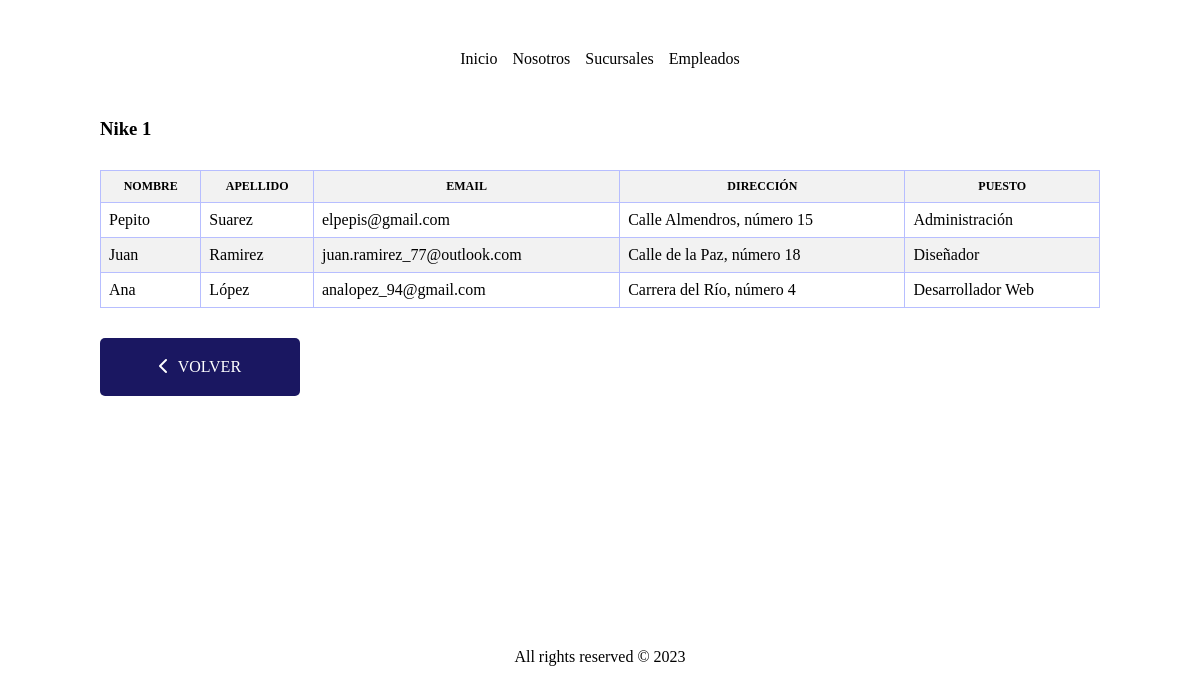
Page /empresa/sucursales/1 on the committed database.
### empresa/models.py (models this page shows, shortened)
class Fabrica(models.Model):
    nombre = models.CharField(max_length=100)
    direccion = models.CharField(max_length=250)
    codigo_postal = models.CharField(max_length=10)
    localizacion = models.ForeignKey(Localizacion, on_delete=models.CASCADE)

class Empleado(models.Model):
    nombre = models.CharField(max_length=30)
    apellido = models.CharField(max_length=30)
    dni = models.CharField(max_length=8, primary_key=True)
    email = models.EmailField(null=True)
    direccion = models.CharField(max_length=250, null=True)
    puesto = models.ForeignKey(Puesto, on_delete=models.CASCADE)
    fabrica = models.ForeignKey(Fabrica, on_delete=models.CASCADE)

class Puesto(models.Model):
    nombre = models.CharField(max_length=100)
    descripcion = models.TextField(max_length=1000)
    salario = models.ForeignKey(Salario, on_delete=models.CASCADE)

### empresa/views.py (the view)
# urls.py: path("sucursales/<int:id>", views.sucursal, name='sucursal'),
def sucursal(request, id):
    sucursal = Fabrica.objects.get(id=id)
    contexto = {
        'id':id,
        'sucursal': sucursal,
        'empleados': sucursal.empleado_set.all()
    }
    return render(request, 'sucursal.html', contexto)

### templates/sucursal.html
{% extends 'layouts/base.html' %}
{%block content%}
<h3> {{sucursal.nombre}} </h3>
<table class="tabla-sucursal">
    <thead>
        <tr>
            <th>Nombre</th>
            <th>Apellido</th>
            <th>Email</th>
            <th>Dirección</th>
            <th>Puesto</th>
        </tr>
    </thead>
    <tbody>
        {% for empleado in empleados %}
            <tr>
                <td><a href="{%url 'empleado' dni=empleado.dni%}">{{empleado.nombre}}</a></td>
                <td><a href="{%url 'empleado' dni=empleado.dni%}">{{empleado.apellido}}</a></td>
                <td>{{empleado.email}}</td>
                <td>{{empleado.direccion}}</td>
                <td>{{empleado.puesto.nombre}}</td>
            </tr>
        {%endfor%}
    </tbody>
</table>
<div class="btn-back"><a href="{%url 'sucursales' %}"> <i class="fa-solid fa-chevron-left"></i> VOLVER</a></div>
{%endblock%}

### static/style.css (style rules this page uses)
* { margin: 0; padding: 0; box-sizing: border-box; }
a { text-decoration: none; color: black; }
h3 { margin-bottom: 30px; }
table { width: 100%; border-collapse: collapse; border: 1px solid #b7beff; margin-bottom: 1rem; }
th, td { padding: 0.5rem; border: 1px solid #b7beff; }
th { background-color: #f2f2f2; text-align: left; font-weight: bold; text-transform: uppercase; font-size: 12px; }
thead th { text-align: center; }
.tabla-sucursal tbody tr:nth-child(even) { background-color: #f2f2f2; }
.btn-back { display: flex; justify-content: center; align-items: center; background-color: rgb(26, 23, 97); color: #fff; width: 200px; margin-top: 30px; padding: 20px; border-radius: 5px; transition: .3s ease all; cursor: pointer; }
.btn-back a { color: #fff; }
.btn-back i { margin-right: 5px; }

### rows in the picture
Fabrica: nombre "Nike 1"
Empleado: nombre "Pepito", apellido "Suarez", email "elpepis@gmail.com", direccion "Calle Almendros, número 15", puesto.nombre "Administración"
Empleado: nombre "Juan", apellido "Ramirez", email "juan.ramirez_77@outlook.com", direccion "Calle de la Paz, número 18", puesto.nombre "Diseñador"
Empleado: nombre "Ana", apellido "López", email "analopez_94@gmail.com", direccion "Carrera del Río, número 4", puesto.nombre "Desarrollador Web"
